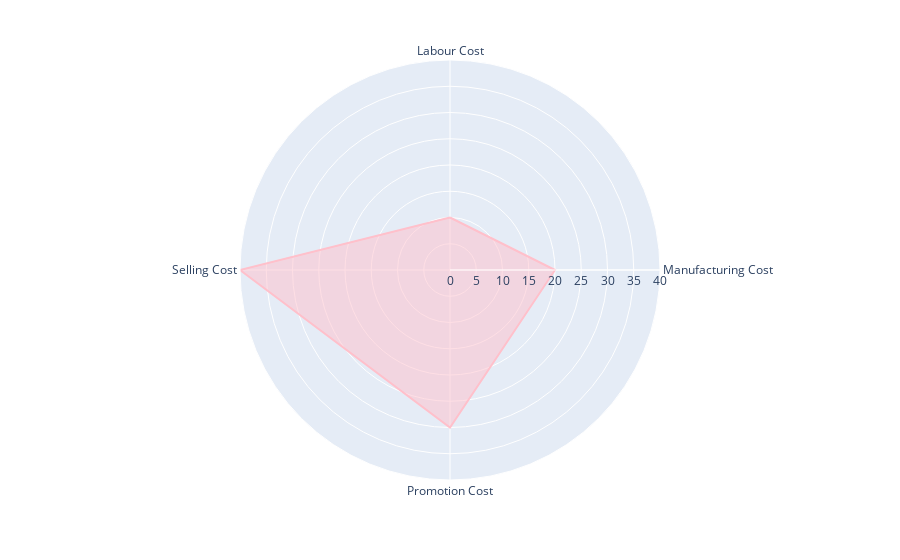

Write notebook code for a chart like this one.
### Markdown cell above
# Sơ đồ radar 
Còn được gọi là sơ đồ nhện hoặc sơ đồ sao. Nó được sử dụng để hiển thị dữ liệu đa biến dưới dạng trực quan hóa hai chiều của các đặc điểm định lượng được biểu thị trên các trục xuất phát từ trung tâm
- Việc trực quan hoá dữ liệu giúp chúng ta có thể quan sát và đnahs giá các đặc điểm 1 cách dễ dàng hơn. Sau đây cta sẽ được hình dung về sơ đồ radar.
- Như tên gọi thì ta thấy nó là biểu đồ dạng hình tròn và dữ liệu trên các trục sẽ được biển diễn như biểu đồ phân tán nhưng ở sơ đồ radar, các điểm kết nối với nhau thành 1 đa giác

- Tóm lại cta dùng biểu đồ radar để trực quan hoá dữ liệu đa biến dưới dạng biểu đồ 2 chiều để có thể dễ dàng đánh giá về dữ liệu đầu vào

### Code cell
import plotly.express as px
import pandas as pd
data = pd.DataFrame(dict(keys=[10, 20, 30, 40], values=["Labour Cost", "Manufacturing Cost", "Promotion Cost", "Selling Cost"]))
# Dòng này tạo một biểu đồ dạng đường trong hệ tọa độ cực (polar coordinates) với dữ liệu từ DataFrame data.

figure = px.line_polar(data, r='keys',        # Cột keys của DataFrame được sử dụng làm bán kính (r) của các đường và
                       theta='values',        # cột values được sử dụng làm góc (theta).
                       line_close=True)       # Tham số line_close=True được sử dụng để kết thúc các đường nối với nhau, tạo thành các vùng đa giác đóng.


figure.update_traces(fill="toself",line_color = 'pink') # dòng này tạo thành vùng đa giác đóng, chỉ định rằng vùng này được điền màu vào trong đó
figure.show()

### Figure 1 — Plotly figure (JSON) as saved in the notebook; plotly's stock layout.template omitted (floating-point values rounded to 4 significant figures)
{"data": [{"fill": "toself", "hovertemplate": "keys=%{r}<br>values=%{theta}<extra></extra>", "legendgroup": "", "line": {"color": "pink", "dash": "solid"}, "marker": {"symbol": "circle"}, "mode": "lines", "name": "", "r": [10, 20, 30, 40, 10], "showlegend": false, "subplot": "polar", "theta": ["Labour Cost", "Manufacturing Cost", "Promotion Cost", "Selling Cost", "Labour Cost"], "type": "scatterpolar"}], "layout": {"legend": {"tracegroupgap": 0}, "margin": {"t": 60}, "polar": {"angularaxis": {"direction": "clockwise", "rotation": 90}, "domain": {"x": [0, 1], "y": [0, 1]}}}}
